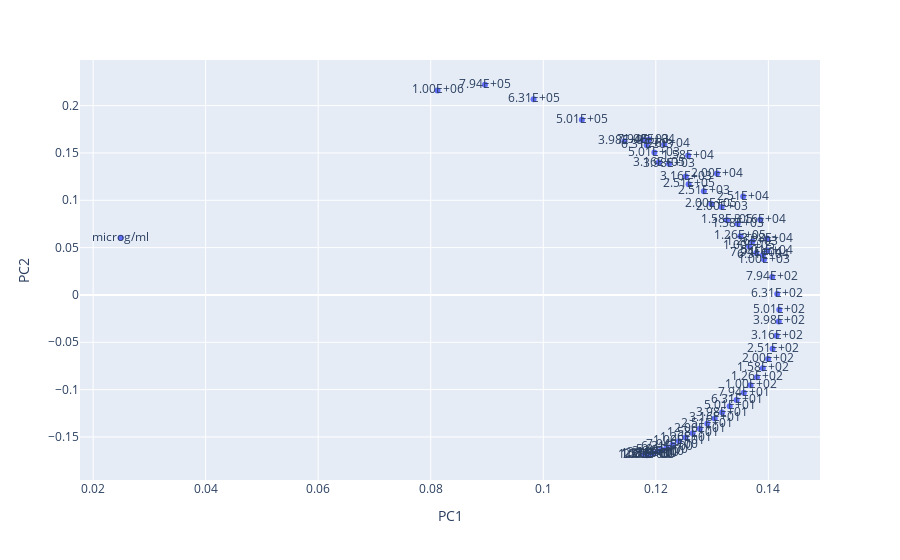

The cell this chart's notebook holds for it:
### Code cell
# 5. Loadings Plot

loadings_label = df_loadings.index
# loadings_label = df_loadings.index.str.strip(' (cm)')

fig = px.scatter(df_loadings, x='PC1', y='PC2', text=loadings_label)
fig.show()
